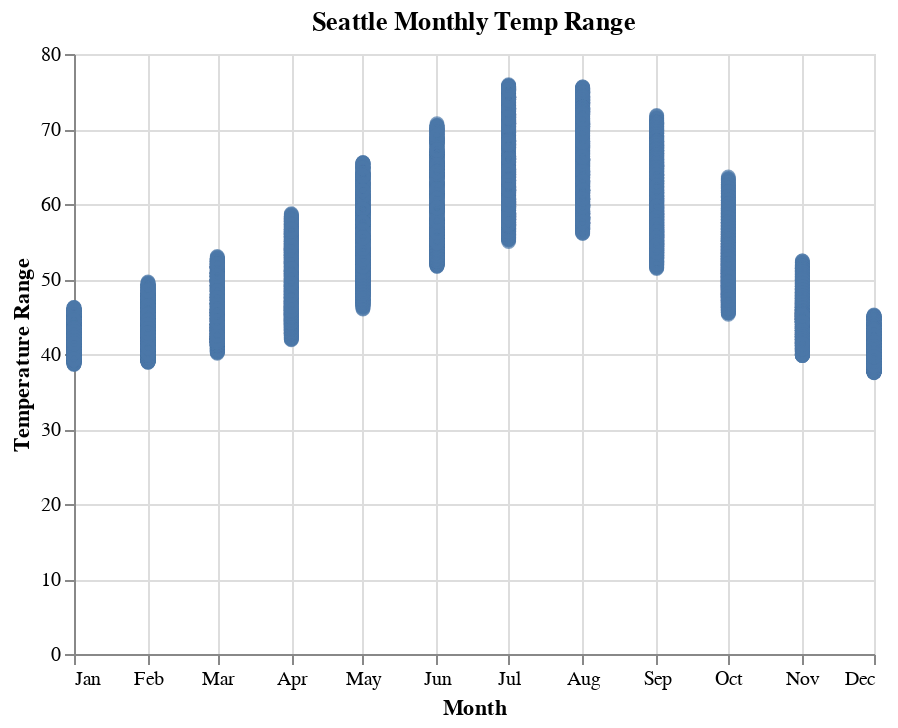

Notebook cell for this chart:
### Markdown cell above
# Seattle Temps

### Code cell
temps = data.seattle_temps()
alt.data_transformers.enable('default', max_rows=None)

alt.Chart(temps, title="Seattle Monthly Temp Range").mark_point().encode(
    x=alt.X('date:T', timeUnit='month', title='Month'),
    y=alt.Y('temp:Q', title='Temperature Range'),
)

### Figure 1 — Vega-Lite specification as saved in the notebook (floating-point values rounded to 4 significant figures; data arrays with more than 128 entries replaced by an {"elided": "..."} marker saying what was removed)
{"config": {"view": {"continuousWidth": 400, "continuousHeight": 300}}, "data": {"name": "data-11cb5410596269ffd07beaa65f03d79d"}, "mark": "point", "encoding": {"x": {"type": "temporal", "field": "date", "timeUnit": "month", "title": "Month"}, "y": {"type": "quantitative", "field": "temp", "title": "Temperature Range"}}, "title": "Seattle Monthly Temp Range", "$schema": "https://vega.github.io/schema/vega-lite/v4.0.0.json", "datasets": {"data-11cb5410596269ffd07beaa65f03d79d": {"elided": "8759 records"}}}
